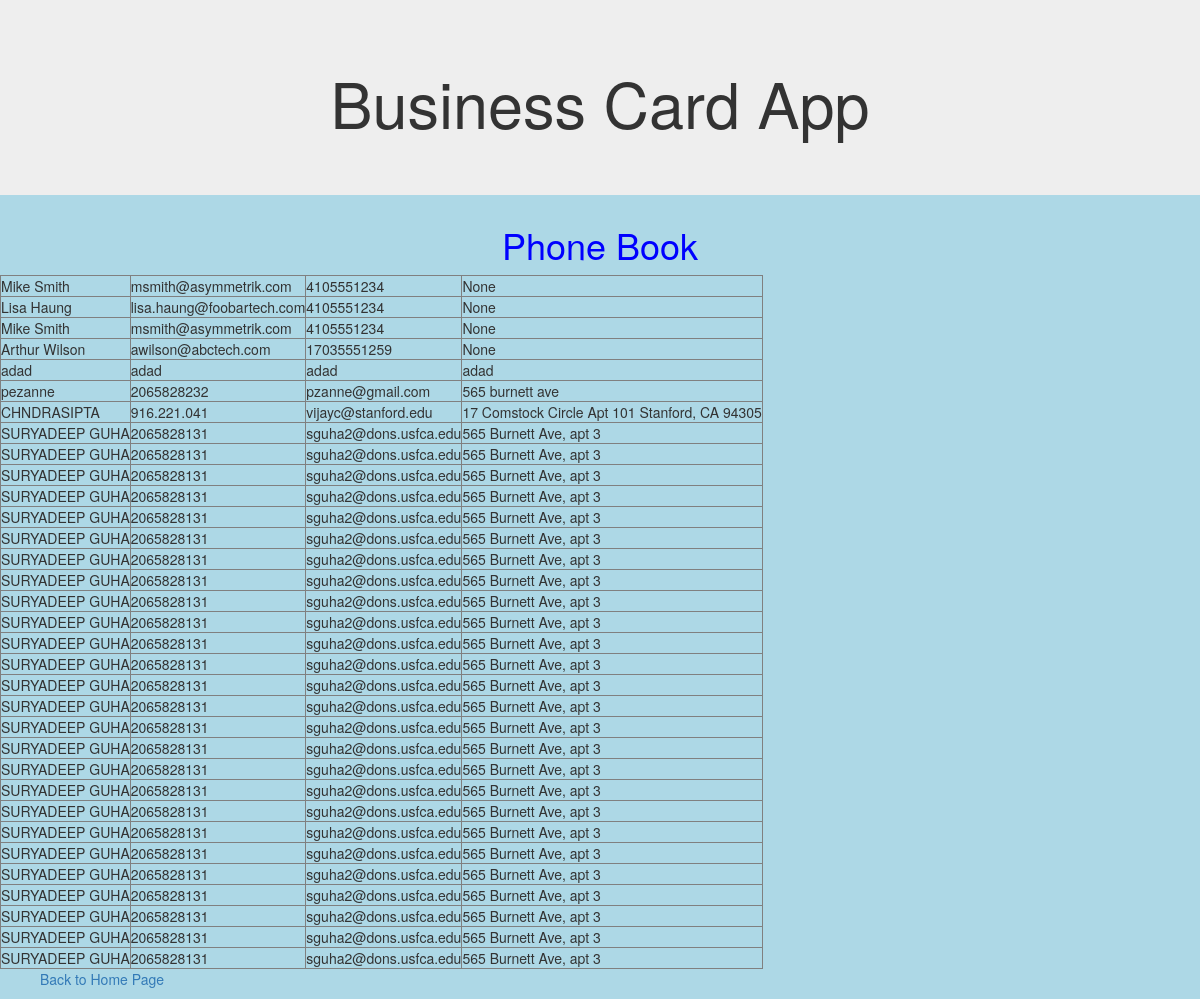
The app's page /viewAll with its own data.
### tables this page shows
CREATE TABLE cards(name text, email_id text, phone_number text, address text);

### startDriver.py (the view)
@app.route('/viewAll', methods=['GET'])
def api_all():
    conn = sqlite3.connect('database/pythonsqlite.db')
    conn.row_factory = dict_factory
    cur = conn.cursor()
    all_contacts = cur.execute('SELECT * FROM cards;').fetchall()
    return render_template("databaseResult.html", items=all_contacts)

### startDriver.py (called while the page is built)
def dict_factory(cursor, row):
    d = {}
    for idx, col in enumerate(cursor.description):
        d[col[0]] = row[idx]
    return d

### Templates/databaseResult.html (shortened to what this page needs)
<!doctype html>
<html>
<head>
    <link rel="stylesheet" href="https://maxcdn.bootstrapcdn.com/bootstrap/3.3.7/css/bootstrap.min.css">
</head>
<div class="jumbotron text-center">
    <h1>Business Card App </h1>
</div>
<body>
<h1>Phone Book</h1>
<table border=1>
    {% for item in items %}
    <tr>
        <td>{{ item['name'] }}</td>
        <td>{{ item['email_id'] }}</td>
        <td>{{ item['phone_number'] }}</td>
        <td>{{ item['address'] }}</td>
    </tr>
    {% endfor %}
</table>
<ul>
    <a href="http://127.0.0.1:5000?">Back to Home Page</a>
</ul>
</body>
</html>

### Templates/databaseResult.html (style rules this page uses)
body { background-color: lightblue; }
h1 { color: blue; text-align: center; }

### records on screen
cards: name "Mike Smith", email_id "msmith@asymmetrik.com", phone_number "4105551234", address "None"
cards: name "Lisa Haung", email_id "lisa.haung@foobartech.com", phone_number "4105551234", address "None"
cards: name "Mike Smith", email_id "msmith@asymmetrik.com", phone_number "4105551234", address "None"
cards: name "Arthur Wilson", email_id "awilson@abctech.com", phone_number "17035551259", address "None"
cards: name "adad", email_id "adad", phone_number "adad", address "adad"
cards: name "pezanne", email_id "2065828232", phone_number "pzanne@gmail.com", address "565 burnett ave"
cards: name "CHNDRASIPTA", email_id "916.221.041", phone_number "vijayc@stanford.edu", address "17 Comstock Circle Apt 101 Stanford, CA 94305"
cards: name "SURYADEEP GUHA", email_id "2065828131", phone_number "sguha2@dons.usfca.edu", address "565 Burnett Ave, apt 3"
cards: name "SURYADEEP GUHA", email_id "2065828131", phone_number "sguha2@dons.usfca.edu", address "565 Burnett Ave, apt 3"
cards: name "SURYADEEP GUHA", email_id "2065828131", phone_number "sguha2@dons.usfca.edu", address "565 Burnett Ave, apt 3"
cards: name "SURYADEEP GUHA", email_id "2065828131", phone_number "sguha2@dons.usfca.edu", address "565 Burnett Ave, apt 3"
cards: name "SURYADEEP GUHA", email_id "2065828131", phone_number "sguha2@dons.usfca.edu", address "565 Burnett Ave, apt 3"
cards: name "SURYADEEP GUHA", email_id "2065828131", phone_number "sguha2@dons.usfca.edu", address "565 Burnett Ave, apt 3"
cards: name "SURYADEEP GUHA", email_id "2065828131", phone_number "sguha2@dons.usfca.edu", address "565 Burnett Ave, apt 3"
cards: name "SURYADEEP GUHA", email_id "2065828131", phone_number "sguha2@dons.usfca.edu", address "565 Burnett Ave, apt 3"
cards: name "SURYADEEP GUHA", email_id "2065828131", phone_number "sguha2@dons.usfca.edu", address "565 Burnett Ave, apt 3"
cards: name "SURYADEEP GUHA", email_id "2065828131", phone_number "sguha2@dons.usfca.edu", address "565 Burnett Ave, apt 3"
cards: name "SURYADEEP GUHA", email_id "2065828131", phone_number "sguha2@dons.usfca.edu", address "565 Burnett Ave, apt 3"
cards: name "SURYADEEP GUHA", email_id "2065828131", phone_number "sguha2@dons.usfca.edu", address "565 Burnett Ave, apt 3"
cards: name "SURYADEEP GUHA", email_id "2065828131", phone_number "sguha2@dons.usfca.edu", address "565 Burnett Ave, apt 3"
cards: name "SURYADEEP GUHA", email_id "2065828131", phone_number "sguha2@dons.usfca.edu", address "565 Burnett Ave, apt 3"
cards: name "SURYADEEP GUHA", email_id "2065828131", phone_number "sguha2@dons.usfca.edu", address "565 Burnett Ave, apt 3"
cards: name "SURYADEEP GUHA", email_id "2065828131", phone_number "sguha2@dons.usfca.edu", address "565 Burnett Ave, apt 3"
cards: name "SURYADEEP GUHA", email_id "2065828131", phone_number "sguha2@dons.usfca.edu", address "565 Burnett Ave, apt 3"
cards: name "SURYADEEP GUHA", email_id "2065828131", phone_number "sguha2@dons.usfca.edu", address "565 Burnett Ave, apt 3"
cards: name "SURYADEEP GUHA", email_id "2065828131", phone_number "sguha2@dons.usfca.edu", address "565 Burnett Ave, apt 3"
cards: name "SURYADEEP GUHA", email_id "2065828131", phone_number "sguha2@dons.usfca.edu", address "565 Burnett Ave, apt 3"
cards: name "SURYADEEP GUHA", email_id "2065828131", phone_number "sguha2@dons.usfca.edu", address "565 Burnett Ave, apt 3"
cards: name "SURYADEEP GUHA", email_id "2065828131", phone_number "sguha2@dons.usfca.edu", address "565 Burnett Ave, apt 3"
cards: name "SURYADEEP GUHA", email_id "2065828131", phone_number "sguha2@dons.usfca.edu", address "565 Burnett Ave, apt 3"
cards: name "SURYADEEP GUHA", email_id "2065828131", phone_number "sguha2@dons.usfca.edu", address "565 Burnett Ave, apt 3"
cards: name "SURYADEEP GUHA", email_id "2065828131", phone_number "sguha2@dons.usfca.edu", address "565 Burnett Ave, apt 3"
cards: name "SURYADEEP GUHA", email_id "2065828131", phone_number "sguha2@dons.usfca.edu", address "565 Burnett Ave, apt 3"
